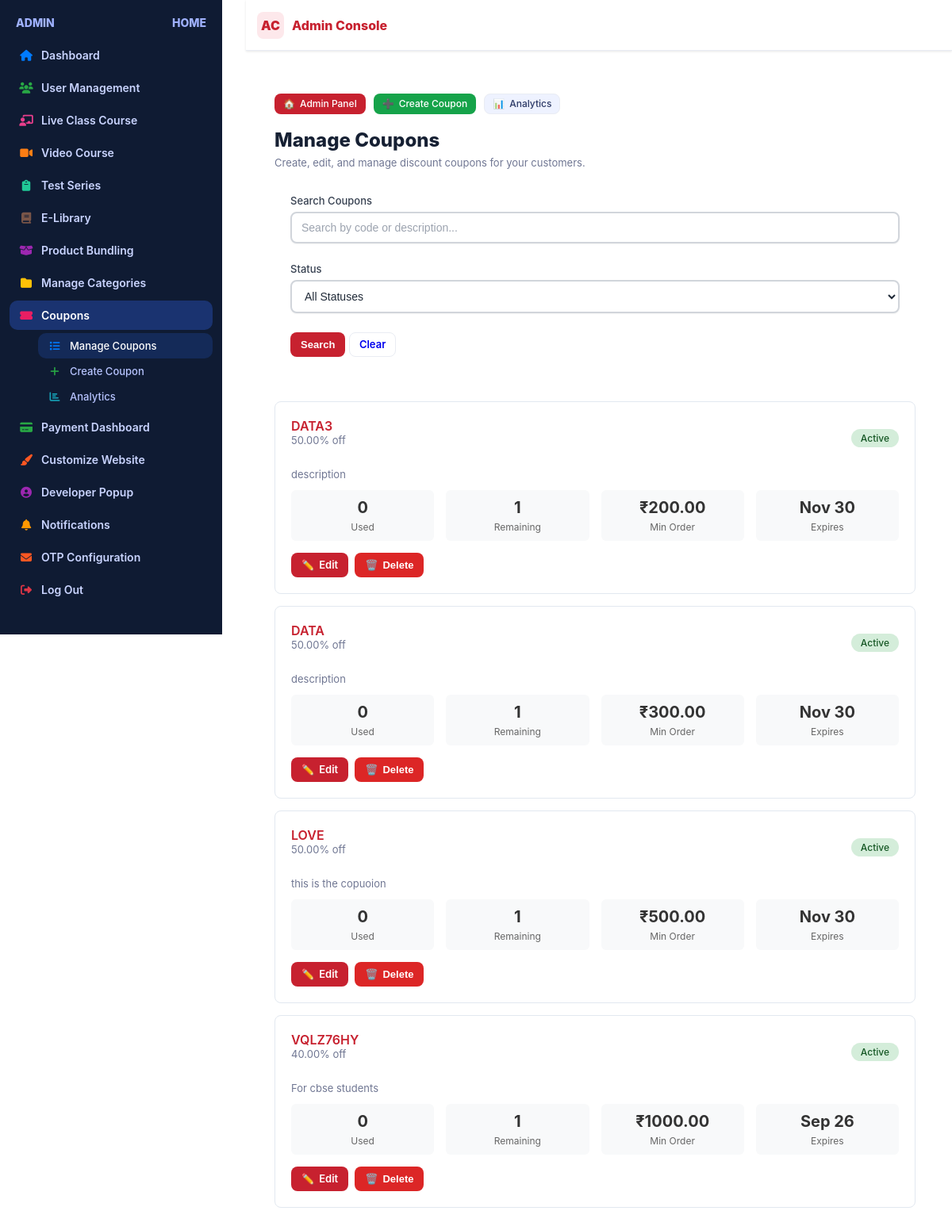
Page /coupons/ (signed in) on the committed database.
### adminpanel/models.py (models this page shows, shortened)
class Coupon(models.Model):
    DISCOUNT_TYPES = (
        ('percentage', 'Percentage'),
        ('fixed', 'Fixed Amount'),
    )
    STATUS_CHOICES = (
        ('active', 'Active'),
        ('inactive', 'Inactive'),
        ('expired', 'Expired'),
    )
    code = models.CharField(max_length=50, unique=True, db_index=True)
    description = models.TextField(blank=True, null=True)
    discount_type = models.CharField(max_length=10, choices=DISCOUNT_TYPES, default='percentage')
    discount_value = models.DecimalField(
        max_digits=10,
        decimal_places=2,
        validators=[MinValueValidator(0)]
    )
    usage_limit = models.PositiveIntegerField(default=1, help_text="Maximum number of times this coupon can be used")
    used_count = models.PositiveIntegerField(default=0)
    valid_from = models.DateTimeField()
    valid_to = models.DateTimeField()
    minimum_amount = models.DecimalField(max_digits=10, decimal_places=2, default=0.00)
    maximum_discount = models.DecimalField(max_digits=10, decimal_places=2, null=True, blank=True)
    status = models.CharField(max_length=10, choices=STATUS_CHOICES, default='active')
    created_by = models.ForeignKey('base.User', on_delete=models.CASCADE, related_name='created_coupons')
    created_at = models.DateTimeField(auto_now_add=True)
    updated_at = models.DateTimeField(auto_now=True)
    class Meta:
        ordering = ['-created_at']
    def get_discount_display(self):
        if self.discount_type == 'percentage':
            return f"{self.discount_value}% off"
        return f"₹{self.discount_value} off"

### adminpanel/views.py (the view)
# urls.py: path('coupons/', views.coupon_list, name='coupon_list'),
@login_required
@user_passes_test(is_admin)
def coupon_list(request):
    search_query = request.GET.get('search', '')
    status_filter = request.GET.get('status', '')
    coupons = Coupon.objects.all()
    if search_query:
        coupons = coupons.filter(Q(code__icontains=search_query) | Q(description__icontains=search_query))
    if status_filter:
        coupons = coupons.filter(status=status_filter)
    for coupon in coupons:
        coupon.remaining_uses = coupon.usage_limit - coupon.used_count
        coupon.is_expired = coupon.valid_to < timezone.now()
    paginator = Paginator(coupons, 20)
    page_number = request.GET.get('page')
    coupons = paginator.get_page(page_number)
    context = {
        'coupons': coupons,
        'search_query': search_query,
        'status_filter': status_filter,
        'status_choices': Coupon.STATUS_CHOICES,
    }
    return render(request, 'coupons/list.html', context)

### adminpanel/context_processors.py (called while the page is built)
def navbar_settings(request):
    try:
        settings = NavbarSettings.objects.filter(is_active=True).first()
        if not settings:
            settings = NavbarSettings.objects.create()
        return {'navbar_settings': settings}
    except Exception as e:
        print(f"Error in navbar_settings context processor: {e}")
        return {'navbar_settings': None}

def footer_settings(request):
    try:
        settings = FooterSettings.objects.filter(is_active=True).first()
        footer_links = FooterLink.objects.filter(is_active=True)
        footer_legal_links = FooterLegalLink.objects.filter(is_active=True)
        if not settings:
            settings = FooterSettings.objects.create()
        return {
            'footer_settings': settings,
            'footer_links': footer_links,
            'footer_legal_links': footer_legal_links,
        }
    except Exception as e:
        print(f"Error in footer_settings context processor: {e}")
        return {
            'footer_settings': None,
            'footer_links': [],
            'footer_legal_links': [],
        }

### adminpanel/views.py (called while the page is built)
def is_admin(user):
    return user.is_authenticated and user.is_staff

### base/templatetags/navbar_tags.py (called while the page is built)
@register.simple_tag
def get_favicon_url():
    try:
        settings = NavbarSettings.objects.first()
        if settings and settings.favicon:
            return settings.favicon.url
        return None
    except:
        return None

### video_courses/context_processors.py (called while the page is built)
def categories_context(request):
    categories = Category.objects.all()
    return {
        'navbar_categories': categories
    }

### adminpanel/templates/coupons/list.html (shortened to what this page needs)
{% extends "admin_dashboard.html" %}
{% block content %}
<div class="wrapper">
    <div class="nav-buttons">
        <a href="{% url 'admindashboard' %}" class="btn btn-primary">
            <span>🏠</span>
            <span>Admin Panel</span>
        </a>
        <a href="{% url 'coupon_create' %}" class="btn btn-success">
            <span>➕</span>
            <span>Create Coupon</span>
        </a>
        <a href="{% url 'coupon_analytics' %}" class="btn" style="background:#eef2ff; color: #2d3a66;">
            <span>📊</span>
            <span>Analytics</span>
        </a>
    </div>
    <div class="h1">Manage Coupons</div>
    <div class="small">Create, edit, and manage discount coupons for your customers.</div>
    <div class="search-filters">
        <form method="GET">
            <div class="filter-row">
                <div class="form-group">
                    <label>Search Coupons</label>
                    <input type="text" name="search" value="{{ search_query }}" placeholder="Search by code or description..." class="form-control">
                </div>
                <div class="form-group">
                    <label>Status</label>
                    <select name="status" class="form-control">
                        <option value="">All Statuses</option>
                    </select>
                </div>
                <div class="form-group">
                    <button type="submit" class="btn btn-primary">Search</button>
                    <a href="{% url 'coupon_list' %}" class="btn">Clear</a>
                </div>
            </div>
        </form>
    </div>
    <div class="coupon-list">
        {% for coupon in coupons %}
        <div class="coupon-card">
            <div class="coupon-header">
                <div>
                    <div class="coupon-code">{{ coupon.code }}</div>
                    <div class="small">{{ coupon.get_discount_display }}</div>
                </div>
                <div>
                    <span class="coupon-status status-{{ coupon.status }}">
                        {{ coupon.get_status_display }}
                    </span>
                </div>
            </div>
            {% if coupon.description %}
            <p class="small">{{ coupon.description }}</p>
            {% endif %}
            <div class="coupon-stats">
                <div class="stat-item">
                    <div class="stat-value">{{ coupon.used_count }}</div>
                    <div class="stat-label">Used</div>
                </div>
                <div class="stat-item">
                    <div class="stat-value">{{ coupon.remaining_uses }}</div>
                    <div class="stat-label">Remaining</div>
                </div>
                <div class="stat-item">
                    <div class="stat-value">₹{{ coupon.minimum_amount }}</div>
                    <div class="stat-label">Min Order</div>
                </div>
                <div class="stat-item">
                    <div class="stat-value">{{ coupon.valid_to|date:"M d" }}</div>
                    <div class="stat-label">Expires</div>
                </div>
            </div>
            <div class="row-actions" style="margin-top: 15px;">
                <a href="{% url 'coupon_edit' coupon.pk %}" class="btn btn-primary">
                    <span>✏️</span> Edit
                </a>
                <form method="post" action="{% url 'coupon_delete' coupon.pk %}" style="display: inline;"
                      onsubmit="return confirm('Are you sure you want to delete coupon {{ coupon.code }}?')">
                    <button type="submit" class="btn btn-danger">
                        <span>🗑️</span> Delete
                    </button>
                </form>
            </div>
        </div>
        {% endfor %}
    </div>
</div>
{% endblock %}

### adminpanel/templates/admin_dashboard.html (style rules this page uses)
html, body { width: 100%; height: 100%; margin: 0; padding: 0; background: #ffffff; }
:root { --admin-bg: #ffffff; --admin-panel: #ffffff; --admin-panel-2: #fafbff; --admin-border: #e9ecf3; --admin-muted: #707793; --admin-text: #162033; --admin-primary: #c7212f; --admin-primary-600: #ad1830; --admin-primary-100: #fde8eb; --admin-accent: #2d65f2; --admin-success: #16a34a; --admin-warning: #f59e0b; --admin-danger: #dc2626; --admin-card-shadow: 0 6px 18px rgba(16,24,40,0.05); --admin-radius: 14px; --admin-radius-sm: 10px; --admin-ring: 0 0 0 3px rgba(199,33,47,.2); --input-border: #d1d5db; --input-border-focus: #c7212f; --input-bg: #ffffff; }
html, body { height: auto !important; overflow-y: auto !important; scroll-behavior: smooth; }
.filter-row { display: grid; grid-template-columns: 2fr 1fr 1fr 1fr auto; gap: 12px; align-items: center; }
.status-active, .status-success { background: #d4edda; color: #155724; }
* { box-sizing: border-box; }
body { margin: 0; font-family: 'Inter', system-ui, -apple-system, Segoe UI, Roboto, Arial, sans-serif; background: var(--admin-bg); color: var(--admin-text); }
.wrapper { max-width: 1200px; margin: 24px auto; padding: 0 16px; min-height: auto; }
.h1 { font-size: 24px; font-weight: 800; margin: 0 0 6px; }
.small { color: var(--admin-muted); font-size: 13px; margin-bottom: 12px; }
label { font-size: 13px; color: #374151; display: block; margin-bottom: 6px; font-weight: 500; }
input[type="text"], input[type="number"], input[type="file"], textarea, select, input[type="datetime-local"], input[type="email"], input[type="password"] { width: 100%; padding: 10px 12px; border: 2px solid var(--input-border); border-radius: 8px; background: var(--input-bg); font-size: 14px; color: #1f2937; font-weight: 400; transition: all 0.2s ease; box-shadow: 0 1px 2px rgba(0, 0, 0, 0.05); }
input::placeholder, textarea::placeholder { color: #9ca3af; font-weight: 400; }
.nav-buttons { display: flex; align-items: center; gap: 10px; margin-bottom: 18px; }
.btn { border: 1px solid var(--admin-border); background: #fff; border-radius: 8px; padding: 8px 12px; cursor: pointer; font-weight: 600; font-size: 13px; text-decoration: none; display: inline-flex; align-items: center; justify-content: center; gap: 6px; line-height: 1; vertical-align: middle; transition: all 0.2s ease; }
.btn-primary { background: var(--admin-primary); color: #fff; border-color: transparent; }
.btn-success { background: #16a34a; color: #fff; border-color: transparent; }
.btn-danger { background: #dc2626; color: #fff; border-color: transparent; }
.nav-buttons .btn { padding: 6px 10px; font-size: 12px; font-weight: 500; }
.form-group { margin-bottom: 16px; }
.coupon-code { font-weight: 600; color: var(--admin-primary); }
.coupon-card { background: white; border: 1px solid #e2e8f0; border-radius: 8px; padding: 20px; margin-bottom: 15px; }
.coupon-header { display: flex; justify-content: space-between; align-items: center; margin-bottom: 15px; }
.coupon-status { padding: 4px 12px; border-radius: 12px; font-size: 12px; font-weight: 500; }
.coupon-stats { display: grid; grid-template-columns: repeat(auto-fit, minmax(150px, 1fr)); gap: 15px; margin-bottom: 15px; }
.stat-item { text-align: center; padding: 10px; background: #f8f9fa; border-radius: 6px; }
.stat-value { font-size: 20px; font-weight: bold; color: #333; }
.stat-label { font-size: 12px; color: #666; margin-top: 5px; }
.search-filters { background: white; padding: 20px; border-radius: 8px; margin-bottom: 20px; }
.form-control { width: 100%; padding: 10px 12px; border: 2px solid var(--input-border); border-radius: 8px; background: var(--input-bg); font-size: 14px; color: #1f2937; font-weight: 400; transition: all 0.2s ease; box-shadow: 0 1px 2px rgba(0, 0, 0, 0.05); }
.row-actions { display: flex; gap: 8px; align-items: center; }
@media (max-width: 1200px) { .filter-row { grid-template-columns: 1fr; gap: 8px; } }

### rows in the picture
Coupon: code "DATA3", discount "50.00% off", status "Active", description "description", used_count "0", remaining_uses "1", minimum_amount "200.00", valid_to "Nov 30"
Coupon: code "DATA", discount "50.00% off", status "Active", description "description", used_count "0", remaining_uses "1", minimum_amount "300.00", valid_to "Nov 30"
Coupon: code "LOVE", discount "50.00% off", status "Active", description "this is the copuoion", used_count "0", remaining_uses "1", minimum_amount "500.00", valid_to "Nov 30"
Coupon: code "VQLZ76HY", discount "40.00% off", status "Active", description "For cbse students", used_count "0", remaining_uses "1", minimum_amount "1000.00", valid_to "Sep 26"
